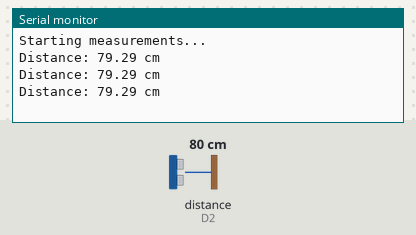
The sketch below on a simulated ESP8266 (NodeMCU). Parts: the last lines printed to the serial monitor. Wiring (inferred from the names in the program): ultrasonic range finder: trigger D1; echo D2. The inputs (shaded band) are chosen by the test bench; at power-on: distance to the obstacle (sensor on D2) 80 cm. The echo pulse lasts 58.3 µs per cm.

Above: at 2.7 s.
2.8 s: distance to the obstacle (sensor on D2) set to 2 cm
At 3.5 s:
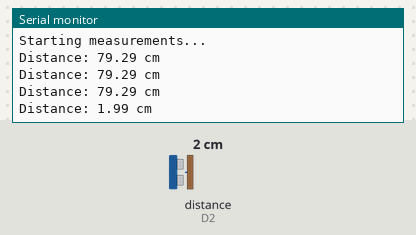
4.3 s: distance to the obstacle (sensor on D2) set to 4 cm
At 5.0 s:
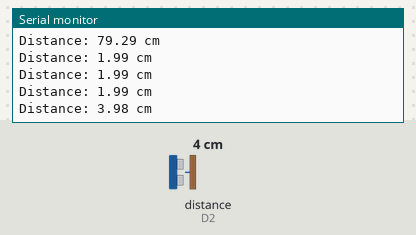
Timing chart, 0 to 7.3 s (numbered marks = the images above; inputs shaded):
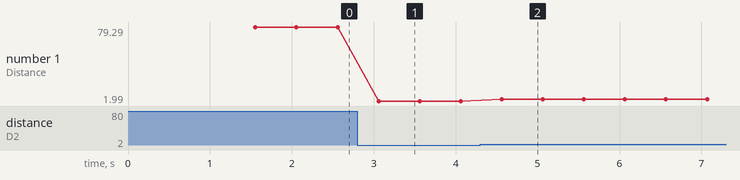

The sketch:

CalibrateUltrasonic.ino
```cpp
// ===============================================
// HC-SR04 Ultrasonic Sensor Calibration Program
// ===============================================
// Use this to measure distance_empty and distance_full
// Then configure these values in your main program

// Pin Definitions
#define TRIG_PIN D1  // Trigger pin for HC-SR04
#define ECHO_PIN D2  // Echo pin for HC-SR04

// ===============================================
// Calibration Variables - Insert measured values here
// ===============================================
float distance_empty = 0.0 ;  // 0.0 Distance when tank is empty (cm)
float distance_full = 0.0;   //0.0  Distance when tank is full (cm)
// ===============================================

// Function to measure distance using HC-SR04
float measureDistance() {
  // Send trigger pulse
  digitalWrite(TRIG_PIN, LOW);
  delayMicroseconds(2);
  digitalWrite(TRIG_PIN, HIGH);
  delayMicroseconds(10);
  digitalWrite(TRIG_PIN, LOW);

  // Read echo pulse
  long duration = pulseIn(ECHO_PIN, HIGH, 30000); // timeout 30ms

  // Calculate distance (cm)
  // Speed of sound = 340 m/s or 0.034 cm/µs
  // Distance = (duration / 2) * 0.034
  float distance = duration * 0.034 / 2;

  // If no echo received (timeout)
  if (duration == 0) {
    return -1; // error
  }

  return distance;
}

// Function to calculate water level percentage
float calculateWaterLevel(float current_distance) {
  if (distance_empty == 0.0 || distance_full == 0.0) {
    return -1; // Not calibrated yet
  }

  // Calculate water level as percentage
  float water_level = ((distance_empty - current_distance) / (distance_empty - distance_full)) * 100.0;

  // Limit value to 0-100%
  if (water_level < 0) water_level = 0;
  if (water_level > 100) water_level = 100;

  return water_level;
}

void setup() {
  Serial.begin(115200);
  delay(500);

  // Setup pins
  pinMode(TRIG_PIN, OUTPUT);
  pinMode(ECHO_PIN, INPUT);

  Serial.println("\n\n========================================");
  Serial.println("   HC-SR04 Calibration Program");
  Serial.println("========================================");
  Serial.println();
  Serial.println("Instructions:");
  Serial.println("1. Empty the tank completely, note the 'Distance' value");
  Serial.println("   -> Set this value in distance_empty variable");
  Serial.println();
  Serial.println("2. Fill the tank completely, note the 'Distance' value");
  Serial.println("   -> Set this value in distance_full variable");
  Serial.println();
  Serial.println("3. Update both values and upload again");
  Serial.println("   You will see 'Water Level' displayed in %");
  Serial.println("========================================");
  Serial.println();

  if (distance_empty != 0.0 && distance_full != 0.0) {
    Serial.println("Status: CALIBRATED");
    Serial.printf("  - Empty distance: %.2f cm\n", distance_empty);
    Serial.printf("  - Full distance:  %.2f cm\n", distance_full);
    Serial.printf("  - Tank height:    %.2f cm\n", distance_empty - distance_full);
    Serial.println();
  } else {
    Serial.println("Status: NOT CALIBRATED");
    Serial.println("  Please measure and set distance_empty and distance_full");
    Serial.println();
  }

  Serial.println("Starting measurements...\n");
  delay(1000);
}

void loop() {
  // Measure distance
  float distance = measureDistance();

  if (distance > 0) {
    Serial.print("Distance: ");
    Serial.print(distance, 2);
    Serial.print(" cm");

    // If calibrated, show water level too
    if (distance_empty != 0.0 && distance_full != 0.0) {
      float water_level = calculateWaterLevel(distance);
      Serial.print("  |  Water Level: ");
      Serial.print(water_level, 1);
      Serial.print(" %");

      // Display bar graph
      Serial.print("  [");
      int bars = (int)(water_level / 10);
      for (int i = 0; i < 10; i++) {
        if (i < bars) Serial.print("=");
        else Serial.print("-");
      }
      Serial.print("]");
    }

    Serial.println();
  } else {
    Serial.println("Error: Cannot read sensor (check wiring)");
  }

  delay(500);  // Measure every 0.5 seconds
}
```

Measured:
- after the input at 2.8 s, the serial monitor: prints a new line after 0.26 s (image 1)
- after the input at 4.3 s, the serial monitor: prints a new line after 0.26 s (image 2)
- plotted number 1: 79.29 → 1.99 after the input at 2.8 s, 1.99 → 3.98 after the input at 4.3 s
